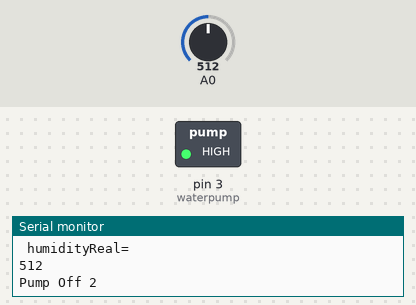
A sketch run on a simulated Arduino Uno, built with avr-gcc and run on an emulated ATmega328P. Shown: switched loads named in the sketch (green lamp = pin HIGH), the last lines printed to the serial monitor. The inputs (shaded band) are chosen by the test bench; at power-on: A0 = 512.

Above: at 1.8 s.
1.9 s: A0 set to 955
3.4 s: A0 set to 978
At 4.7 s:
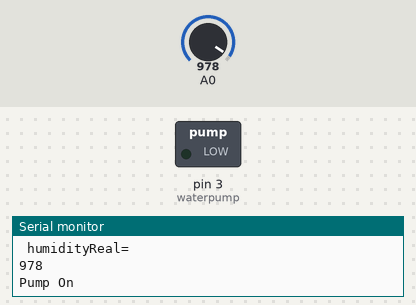
Timing chart, 0 to 6.5 s (numbered marks = the images above; inputs shaded):
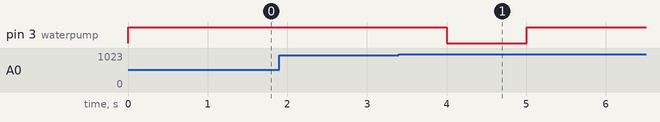

The sketch:

plant_watering.ino
```cpp
int waterpump = 3; //pump relay pin

void setup() {
pinMode(waterpump, OUTPUT);
Serial.begin(9600);
pinMode(13, INPUT_PULLUP);

}

void loop() {
int humidityRaw = analogRead(A0); //1023 to 0 ===> 0 to 100%
int humidityReal = map(humidityRaw, 1023, 0, 0, 100);
Serial.println("\n humidityReal=");
Serial.println(humidityRaw);

//if (humidityRaw > 35)
if (humidityRaw > 970)
{
Serial.println("\n humidityReal=");
Serial.println(humidityRaw);
digitalWrite(waterpump, LOW);
Serial.write("Pump On\n");
delay(1000);
digitalWrite(waterpump, HIGH);
Serial.write("Pump Off 1\n");
delay(900000);
}
else{
digitalWrite(waterpump, HIGH);
Serial.write("Pump Off 2\n");
delay(1000);
}

}
```

Measured:
- the behaviour switches between 970 and 971 on A0 (found by bisection; images 0 and 1)
- after the input at 3.4 s, pin 3 (waterpump): HIGH → LOW after 0.60 s, → HIGH 1.0 s later
